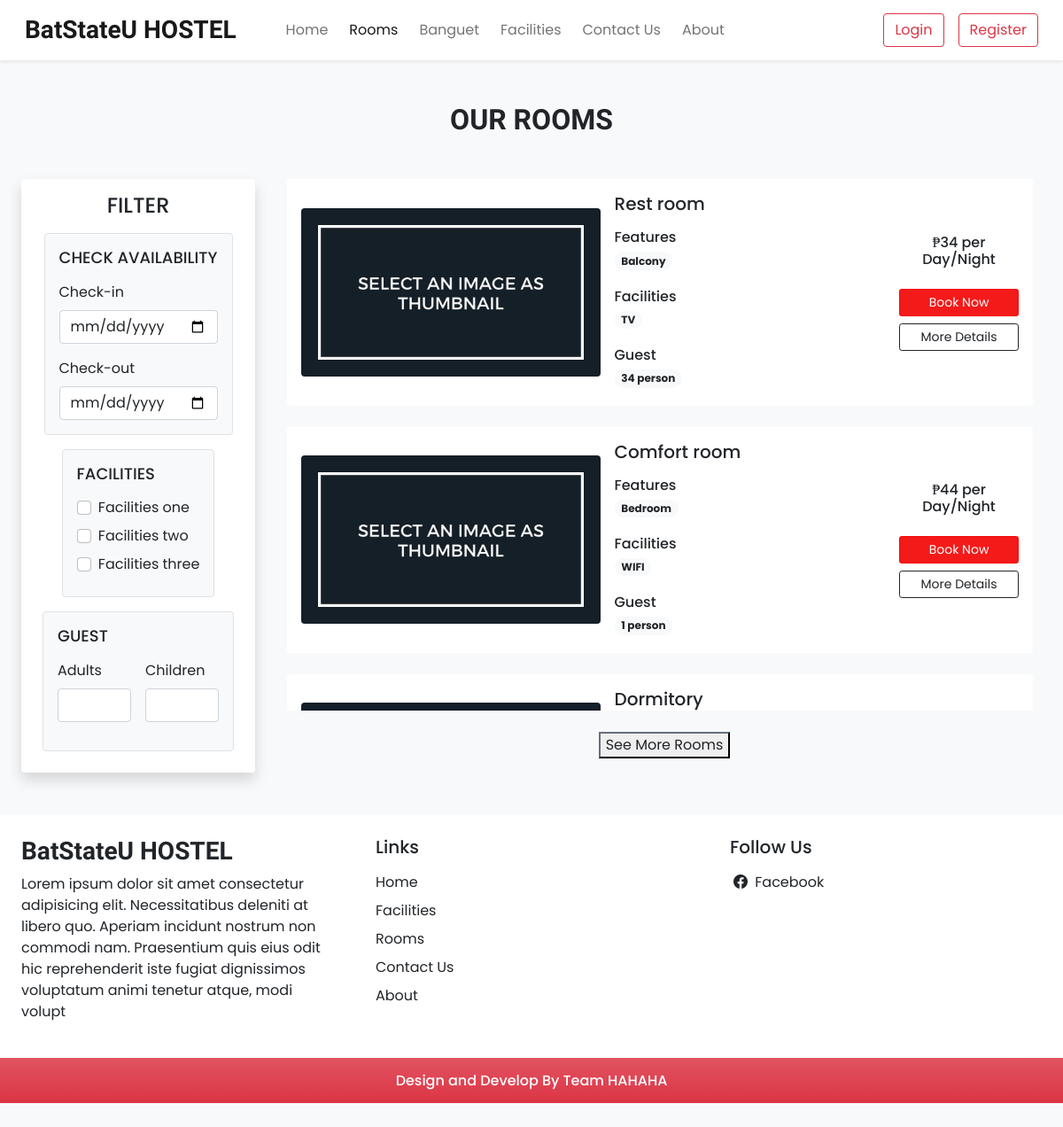
Screenshot of /room.php with the database file from the repository.
### tables this page shows
CREATE TABLE `settings` (
  `sr_no` int(11) NOT NULL,
  `site_title` varchar(50) NOT NULL,
  `site_about` varchar(250) NOT NULL,
  `shutdown` tinyint(1) NOT NULL
);

CREATE TABLE `rooms` (
  `id` int(11) NOT NULL,
  `name` varchar(150) NOT NULL,
  `area` int(11) NOT NULL,
  `price` int(11) NOT NULL,
  `quantity` int(11) NOT NULL,
  `description` varchar(350) NOT NULL,
  `status` tinyint(4) NOT NULL DEFAULT 1,
  `removed` int(11) NOT NULL DEFAULT 0,
  `type_id` int(11) NOT NULL
);

CREATE TABLE `features` (
  `id` int(11) NOT NULL,
  `name` varchar(50) NOT NULL
);

CREATE TABLE `facilities` (
  `id` int(11) NOT NULL,
  `icon` varchar(100) NOT NULL,
  `name` varchar(50) NOT NULL,
  `description` varchar(250) NOT NULL
);

### admin/inc/db_config.php (called while the page is built, shortened)
<?php
     function select($sql,$values,$datatypes)
     {
       $con = $GLOBALS['con'];
       if ($stmt = mysqli_prepare($con,$sql)){
         mysqli_stmt_bind_param($stmt,$datatypes,...$values);
        if (mysqli_stmt_execute($stmt)){
            $res = mysqli_stmt_get_result($stmt);
            return $res;
        }
        else{
                    mysqli_stmt_close($stmt);
            die("Query not be executed - Select");
        }
       }
       else{
        die("Query not be prepared - Select");
       }
     }
?>

### room.php (the view, shortened to what this page needs)
<!DOCTYPE html>
<html lang="en">
<head>
 <?php require('inc/link.php');?>
</head>
<body class="bg-light">
   <?php require('inc/header.php');?>
   <div class="my-5 px-4">
      <h2 class="fw-bold h-font text-center">OUR ROOMS</h2>
   </div>
   <div class="container-fluid">
        <div class="row">
           <div class="col-lg-3 col-md-12 mb-lg-0 mb-4 ps-4">
            <nav class="navbar navbar-expand-lg navbar-light bg-white rounded shadow">
             <div class="container-fluid flex-lg-column align-items-strech ">
                <h4 class="mt-2">FILTER</h4>
                <div class="collapse navbar-collapse flex-column align-items-strech mt-2" id="filterDropdown">
                  <div class="border bg-light p-3 rounded mb-3">
                    <h5 class="mb-3" style="font-size: 18px;">CHECK AVAILABILITY</h5>
                    <label class="form-label" >Check-in</label>
                    <input type="date" class="form-control shadow-none mb-3">
                    <label class="form-label" >Check-out</label>
                    <input type="date" class="form-control shadow-none">
                  </div>
                  <div class="border bg-light p-3 rounded mb-3">
                    <h5 class="mb-3" style="font-size: 18px;">FACILITIES</h5>
                    <div class="mb-2">
                    <input type="checkbox" id="f1" class="form-check-input shadow-none me-1">
                    <label class="form-check-label" for="f1" >Facilities one</label>
                    </div>
                    <div class="mb-2">
                    <input type="checkbox" id="f2" class="form-check-input shadow-none me-1">
                    <label class="form-check-label" for="f2" >Facilities two</label>
                    </div>
                    <div class="mb-2">
                    <input type="checkbox" id="f3" class="form-check-input shadow-none me-1">
                    <label class="form-check-label" for="f3" >Facilities three </label>
                    </div>
                  </div>
                  <div class="border bg-light p-3 rounded mb-3">
                    <h5 class="mb-3" style="font-size: 18px;">GUEST</h5>
                    <div class="d-flex">
                    <div class="me-3">
                        <label class="form-label" >Adults</label>
                        <input type="number" class="form-control shadow-none mb-3">
                        </div>
                        <div>
                        <label class="form-label" >Children</label>
                        <input type="number" class="form-control shadow-none mb-3">
                        </div>
                    </div>
                  </div>
                </div>
             </div>
            </nav>
           </div>
            <div class="col-lg-9 col-md-12 px-4 shadow-none">
                <div id="roomContainer">
                        <?php
                        $type_id = isset($_GET['id']) ? $_GET['id'] : null;
                        $room_limit = 3;
                        $query = $type_id ?
                            "SELECT * FROM `rooms` WHERE `type_id`=? AND `status`=? AND `removed`=? ORDER BY `id` DESC LIMIT ?" :
                            "SELECT * FROM `rooms` WHERE `status`=? AND `removed`=? ORDER BY `id` DESC LIMIT ?";
                        $params = $type_id ? [$type_id, 1, 0, $room_limit] : [1, 0, $room_limit];
                        $types = $type_id ? 'iiii' : 'iii';
                        $room_res = select($query, $params, $types);
                        $room_count = mysqli_num_rows($room_res);
                    if ($room_count === 0) {
                            echo '
                                <div class="row g-0 p-3 align-items-center text-center mt-5" style="background-color: #f8d7da; border-radius: 0.5rem; padding: 20px;">
                                    <i class="bi bi-emoji-frown" style="font-size: 3rem; color: #dc3545;"></i>
                                    <h2 class="mt-3">No Rooms Available</h2>
                                </div>
                                ';
                    } else
                    {
                        while ($room_data = mysqli_fetch_assoc($room_res)) {
                            $fea_q = mysqli_query($con, "SELECT f.name FROM `features` f
                                INNER JOIN `room_features` rfea ON f.id = rfea.features_id
                                WHERE rfea.room_id = '$room_data[id]'");
                            $features_data = "";
                            while ($fea_row = mysqli_fetch_assoc($fea_q)) {
                                $features_data .= "<span class='badge rounded-pill bg-light text-dark text-wrap me-1 mb-1'>$fea_row[name]</span>";
                            }
                            $fac_q = mysqli_query($con, "SELECT f.name FROM `facilities` f
                                INNER JOIN `room_facilities` rfac ON f.id = rfac.facilities_id
                                WHERE rfac.room_id = '$room_data[id]'");
                            $facilities_data = "";
                            while ($fac_row = mysqli_fetch_assoc($fac_q)) {
                                $facilities_data .= "<span class='badge rounded-pill bg-light text-dark text-wrap me-1 mb-1'>$fac_row[name]</span>";
                            }
                            $room_thumb = ROOMS_IMG_PATH . "thumbnail.jpg";
                            $price_display = '';
                            if (!isset($_SESSION['user_type']) || $_SESSION['user_type'] === 'external') {
                                $price_display = "<h6 class='mb-4'>₱$room_data[price] per Day/Night</h6>";
                            }
                            $book_btn = "";
                            if (!$settings_r['shutdown']) {
                                $login = 0;
                                $book_btn = "<button onclick='checkLoginToBook($login, $room_data[id], $room_data[type_id], \"$room_data[name]\")' class='btn btn-sm w-100 text-white custom-bg shadow-none mb-2'>Book Now</button>";
                            }
                            echo <<<data
                                <div class="card mb-4 border-0 shadow-none">
                                    <div class="row g-0 p-3 align-items-center">
                                        <div class="col-md-5 mb-lg-0 mb-md-0 mb-3">
                                            <img src="$room_thumb" class="img-fluid rounded">
                                        </div>
                                        <div class="col-md-5 px-lg-3 px-md-3 px-0">
                                            <h5 class="mb-3">$room_data[name]</h5>
                                            <div class="features mb-3">
                                                <h6 class="mb-1">Features</h6>
                                                $features_data
                                            </div>
                                            <div class="facilities mb-3">
                                                <h6 class="mb-1">Facilities</h6>
                                                $facilities_data
                                            </div>
                                            <div class="guest">
                                                <h6 class="mb-1">Guest</h6>
                                                <span class='badge rounded-pill bg-light text-dark text-wrap me-1 mb-1'>$room_data[quantity] person</span>
                                            </div>
                                        </div>
                                        <div class="col-md-2 mt-lg-0 mt-md-0 mt-4 text-center">
                                            $price_display
                                            $book_btn
                                            <a href="room_details.php?id=$room_data[id]" class="btn btn-sm w-100 btn-outline-dark shadow-none">More Details</a>
                                        </div>
                                    </div>
                                </div>
                            data;
                        }
                    }
                        ?>
                </div>
                <?php
                        $total_query = $type_id ?
                            "SELECT COUNT(*) as total FROM `rooms` WHERE `type_id`=? AND `status`=? AND `removed`=?" :
                            "SELECT COUNT(*) as total FROM `rooms` WHERE `status`=? AND `removed`=?";
                        $total_params = $type_id ? [$type_id, 1, 0] : [1, 0];
                        $total_res = select($total_query, $total_params, $type_id ? 'iii' : 'ii');
                        $total_row = mysqli_fetch_assoc($total_res);
                        $total_rooms = $total_row['total'];
                        if ($total_rooms > $room_limit) {
                            echo '<div class="d-flex justify-content-center mt-4">
                                    <button id="seeMoreBtn" class="btn-outline-dark shadow-none">See More Rooms</button>
                                </div>';
                        }
                ?>
            </div>
       </div>
 </div>
    <?php require('inc/footer.php');?>
    </body>
</html>

### inc/header.php (shortened to what this page needs)
<nav id="nav-bar" class="navbar navbar-expand-lg navbar-light bg-white px-lg-3 py-lg-2 shadow-sm sticky-top">
        <div class="container-fluid">
            <a class="navbar-brand me-5 fw-bold fs-3 h-font" href="index.php"><?php echo $settings_r['site_title'] ?></a>
            <div class="collapse navbar-collapse" id="navbarSupportedContent">
            <ul class="navbar-nav me-auto mb-2 mb-lg-0">
                <li class="nav-item">
                <a class="nav-link  me-2 "  href="index.php">Home</a>
                </li>
                <li class="nav-item">
                <a class="nav-link me-2" href="room.php">Rooms</a>
                </li>
                <li class="nav-item">
                <a class="nav-link me-2" href="banguet.php">Banguet</a>
                </li>
                <li class="nav-item">
                <a class="nav-link me-2" href="facilities.php">Facilities</a>
                </li>
                <li class="nav-item">
                <a class="nav-link me-2" href="contact.php">Contact Us</a>
                </li>
                <li class="nav-item">
                <a class="nav-link me-2" href="about.php">About</a>
                </li>
            </ul>
            <div class="d-flex">
              <?php
               if (isset($_SESSION['login']) && $_SESSION['login']=true)
               {
                 $path =USERS_IMG_PATH;
                 echo <<<data
                  <div class="btn-group">
                    <button type="button" class="btn btn-outline-danger shadow-none dropdown-toggle" data-bs-toggle="dropdown" data-bs-display="static" aria-expanded="false">
                     <img src="$path$_SESSION[uPic]" style ="width: 25px; height:25px;" class="me-1">
                     $_SESSION[uName]
                    </button>
                    <ul class="dropdown-menu dropdown-menu-lg-end">
                      <li><a class="dropdown-item" href="profile.php">Profile</a></li>
                      <li><a class="dropdown-item" href="bookins.php">Bookings</a></li>
                      <li><a class="dropdown-item" href="logout.php">Logout</a></li>
                    </ul>
                  </div>
                 data;
               }
               else
               {
                echo <<<data
                  <button type="button"  class="btn btn-outline-danger shadow-none me-lg-3 me-2" data-bs-toggle="modal" data-bs-target="#loginModal">
                    Login
                    </button>
                        <button type="button"  class="btn btn-outline-danger shadow-none" data-bs-toggle="modal" data-bs-target="#registerModal">
                    Register
                    </button>
                data;
               }
              ?>
            </div>
            </div>
        </div>
</nav>

### inc/footer.php (shortened to what this page needs)
 <div class="container-fluid bg-white mt-5">
      <div class="row">
        <div class="col-lg-4 p-4">
           <h3 class="h-font fw-bold fs-3 mb-2"><?php echo $settings_r['site_title'] ?></h3>
           <p>
           <?php echo $settings_r['site_about'] ?>
           </p>
        </div>
        <div class="col-lg-4 p-4"  >
           <h5 class="mb-3">Links</h5>
           <a href="index.php" class="d-inline-block mb-2 text-dark text-decoration-none">Home</a><br>
           <a href="facilities.php" class="d-inline-block mb-2 text-dark text-decoration-none">Facilities</a><br>
           <a href="room.php" class="d-inline-block mb-2 text-dark text-decoration-none">Rooms</a><br>
           <a href="contact.php" class="d-inline-block mb-2 text-dark text-decoration-none">Contact Us</a><br>
           <a href="about.php" class="d-inline-block mb-2 text-dark text-decoration-none">About</a>
        </div>
        <div class="col-lg-4 p-4">
            <h5 class="mb-3">Follow Us</h5>
             <a href="<?php echo $contact_r['fb'] ?>" class="d-inline-block text-dark text-decoration-none mb-2">
                <i class="bi bi-facebook m-1"></i> Facebook
                </a><br>
        </div>
      </div>
</div>
<h6 class="text-center bg-danger bg-gradient text-white p-3 m-0">Design and Develop By Team HAHAHA</h6>

### css/common.css (style rules this page uses)
:root { --teal: hwb(0 3% 4% / 0.924); --teal_hover: hwb(0 9% 21% / 0.924); }
* { font-family: 'Poppins', 'san-seif'; }
.h-font { font-family: 'Merienda', cursive; }
input[type=number] { -moz-appearance: textfield; }
.custom-bg { background-color: var(--teal); border: 1px solid var(--teal); }

### room.php (style rules this page uses)
#roomContainer { height: 600px; overflow-y: auto; padding-right: 10px; padding-bottom: 20px; }

### rows the page displays
settings: site_title "BatStateU HOSTEL", site_about "Lorem ipsum dolor sit amet consectetur adipisicing elit. Necessitatibus deleniti at libero quo. Aperiam incidunt nostrum non commodi nam. Praesentium quis eius odit hic reprehenderit iste fugiat dignissimos voluptatum animi tenetur atque, modi volupt"
rooms: name "Rest room", quantity "34", price "34"
features: name "Balcony"
facilities: name "TV"
rooms: name "Comfort room", quantity "1", price "44"
features: name "Bedroom"
facilities: name "WIFI"
rooms: name "Dormitory"
